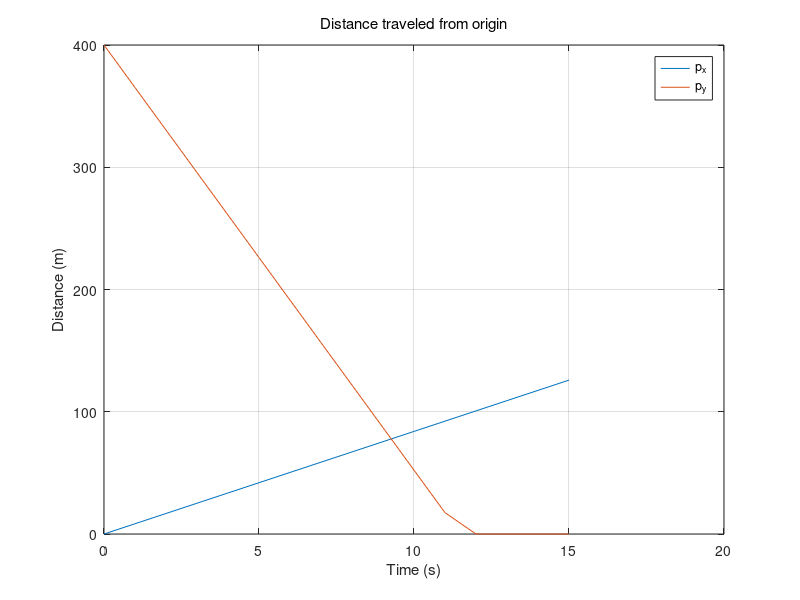

MATLAB code for this plot:
% raptor sim (2d)

%% Variables
g = -9.8;     % m/s^2
m = 1.58;    % kg
t = 0:15;     % seconds
v_w = 10;     % m/s
p_y = 400;    % starting height in meters

% drag stuff (????)
c_d_box = 1.05;
c_d_parafoil = 0.09;
rho = 1.225;

d_h =  1/2 * rho * v_w * c_d_box * 0.25;        % horizontal drag force
d_v = 1/2 * rho * v_w * c_d_box * 3;            % vertical drag force

%% Functions
% Assumes x is horizontal axis and y is vertical axis
%
% velocities
v_x = v_w - d_h;
v_y = (m*g) - d_v;

% positions
p_x = v_w * t - d_h*t;
p_y = p_y + ((m*g)*t - d_v*t);

for n = 1 : length(p_y)
    if p_y(n) < 0
        p_y(n) = 0;
    end 
end

%% Plotting
plot(t, p_x, t, p_y)
grid on;
legend('p_x', 'p_y')
title('Distance traveled from origin','FontWeight','Normal')
xlabel('Time (s)') % x-axis label
ylabel('Distance (m)') % y-axis label